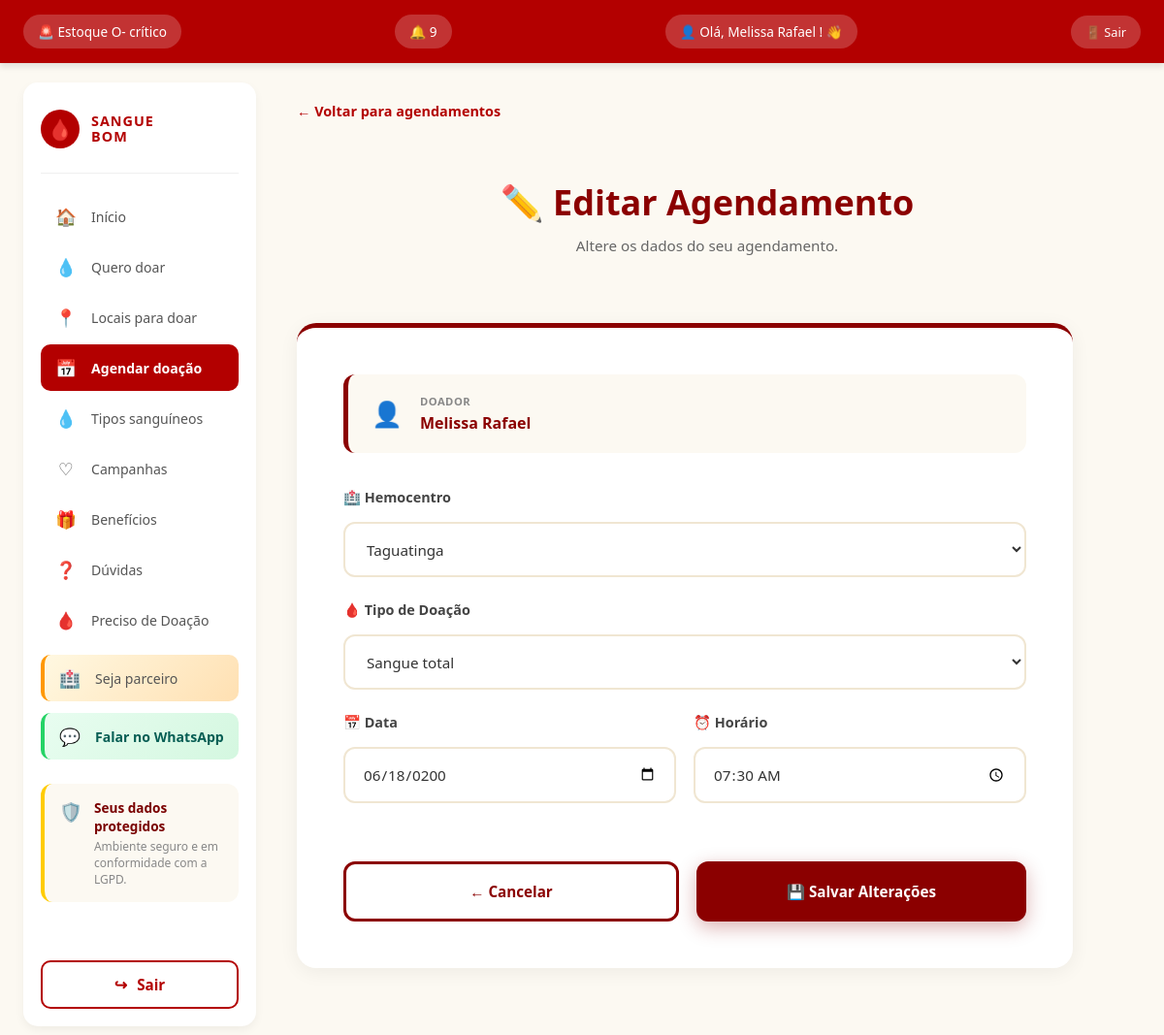
Page /agendamentos/editar/7/ (signed in) on the committed database.
### membros/models.py (models this page shows, shortened)
class Doador(models.Model):
    usuario = models.OneToOneField(
        User,
        on_delete=models.CASCADE,
        null=True,
        blank=True
    )
    nome = models.CharField(max_length=100)
    email = models.EmailField()
    cpf = models.CharField(max_length=14, unique=True, null=True, blank=True)
    telefone = models.CharField(max_length=20)
    sexo = models.CharField(max_length=20, blank=True)
    tipo_sanguineo = models.CharField(max_length=3)
    data_nascimento = models.DateField()
    cidade = models.CharField(max_length=100, blank=True)
    estado = models.CharField(max_length=2, blank=True)

class Agendamento(models.Model):
    STATUS = [
        ('agendado', '⏳ Agendado'),
        ('realizado', '✅ Realizado'),
        ('cancelado', '❌ Cancelado'),
        ('faltou', '⚠️ Faltou'),
    ]
    doador = models.ForeignKey(Doador, on_delete=models.CASCADE)
    hemocentro = models.ForeignKey(Hemocentro, on_delete=models.CASCADE)
    base = models.CharField(max_length=100)
    data = models.DateField()
    horario = models.TimeField()
    tipo_doacao = models.CharField(max_length=30)
    status = models.CharField(
        max_length=20,
        choices=STATUS,
        default='agendado'
    )

class Hemocentro(models.Model):
    usuario = models.OneToOneField(
        User,
        on_delete=models.CASCADE,
        null=True,
        blank=True,
        related_name='hemocentro'
    )
    nome = models.CharField(max_length=100)
    endereco = models.CharField(max_length=200)
    bairro = models.CharField(max_length=100)
    cidade = models.CharField(max_length=100)
    cep = models.CharField(max_length=10)
    telefone = models.CharField(max_length=20)
    email = models.EmailField()
    horario_abertura = models.TimeField()
    horario_fechamento = models.TimeField()
    dias_atendimento = models.CharField(max_length=100)
    descricao = models.TextField(blank=True)
    ativo = models.BooleanField(default=True)

### membros/views.py (the view, shortened to what this page needs)
@login_required(login_url='login')
def editar_agendamento(request, id):
    if request.user.is_staff:
        return redirect('relatorios')
    if hasattr(request.user, 'hemocentro'):
        return redirect('painel_hemocentro')
    doador = get_object_or_404(Doador, usuario=request.user)
    agendamento = get_object_or_404(Agendamento, id=id, doador=doador)
    hemocentros = Hemocentro.objects.filter(ativo=True)
    return render(request, 'editar_agendamento.html', {
        'agendamento': agendamento,
        'hemocentros': hemocentros,
        'lateral_direita': False,
    })

### membros/context_processors.py (called while the page is built)
def notificacoes_nao_lidas(request):
    if request.user.is_authenticated:
        try:
            doador = Doador.objects.get(usuario=request.user)
            total = Notificacao.objects.filter(doador=doador, lida=False).count()
            return {'notificacoes_nao_lidas': total}
        except Doador.DoesNotExist:
            return {'notificacoes_nao_lidas': 0}
    return {'notificacoes_nao_lidas': 0}

### templates/editar_agendamento.html (shortened to what this page needs)
{% extends 'base.html' %}
{% load static %}
{% block content %}
    <link rel="stylesheet" href="{% static 'css/editar_agendamento.css' %}">
    <a href="{% url 'listar_agendamentos' %}" class="btn-voltar">← Voltar para agendamentos</a>
    <header class="editar-header">
        <h1>✏️ Editar Agendamento</h1>
        <p>Altere os dados do seu agendamento.</p>
    </header>
    <form method="POST" class="form-editar">
        <div class="info-doador">
            <span class="info-icon">👤</span>
            <div>
                <strong>Doador</strong>
                <p>{{ agendamento.doador.nome }}</p>
            </div>
        </div>
        <div class="campo">
            <label for="hemocentro">🏥 Hemocentro</label>
            <select name="hemocentro" id="hemocentro" required>
                {% for hemocentro in hemocentros %}
                    <option value="{{ hemocentro.id }}"
                        {% if hemocentro.id == agendamento.hemocentro.id %}selected{% endif %}>
                        {{ hemocentro.nome }}
                    </option>
                {% endfor %}
            </select>
        </div>
        <div class="campo">
            <label for="tipo_doacao">🩸 Tipo de Doação</label>
            <select name="tipo_doacao" id="tipo_doacao" required>
                <option value="Sangue total" {% if agendamento.tipo_doacao == "Sangue total" %}selected{% endif %}>Sangue total</option>
            </select>
        </div>
        <div class="duas-colunas">
            <div class="campo">
                <label for="data">📅 Data</label>
                <input type="date" name="data" id="data"
                       value="{{ agendamento.data|date:'Y-m-d' }}" required>
            </div>
            <div class="campo">
                <label for="horario">⏰ Horário</label>
                <input type="time" name="horario" id="horario"
                       value="{{ agendamento.horario|time:'H:i' }}" required>
            </div>
        </div>
        <div class="botoes-editar">
            <a href="{% url 'listar_agendamentos' %}" class="btn-cancelar">← Cancelar</a>
            <button type="submit" class="btn-salvar">💾 Salvar Alterações</button>
        </div>
    </form>
{% endblock %}

### templates/base.html (shortened to what this page needs)
{% load static %}
<!DOCTYPE html>
<html lang="pt-br">
<head>
    <link rel="stylesheet" href="{% static 'css/base.css' %}">
</head>
<body>
    <header>
        {% if not user.is_staff and not user.hemocentro %}
            <a href="{% url 'locais_para_doar' %}" class="header-alerta">
                <h2>🚨 Estoque O- crítico</h2>
            </a>
            <a href="{% url 'notificacoes' %}" class="header-sino" title="Notificações">
                <h2>
                    🔔
                    {% if notificacoes_nao_lidas > 0 %}
                        <span class="badge-sino">{{ notificacoes_nao_lidas }}</span>
                    {% endif %}
                </h2>
            </a>
        {% endif %}
        {% if user.is_authenticated %}
            <a href="{% url 'meu_perfil' %}" class="header-user" title="Meu Perfil">
                <h2>👤 Olá,
                    {% if user.is_staff %}
                        {{ user.username }}
                    {% elif user.hemocentro %}
                        {{ user.hemocentro.nome }}
                    {% elif user.doador %}
                        {{ user.doador.nome }}
                    {% elif user.first_name %}
                        {{ user.first_name }}
                    {% else %}
                        {{ user.username }}
                    {% endif %}! 👋
                </h2>
            </a>
            <a href="{% url 'logout' %}" class="header-sair">🚪 Sair</a>
        {% else %}
            <h2>👤 Olá, visitante! 👋</h2>
            <a href="{% url 'login' %}" class="header-entrar">🔐 Entrar</a>
        {% endif %}
    </header>
    <div class="app-container {% if not lateral_direita %}sem-lateral{% endif %}">
        <aside class="lateral-esquerda">
            <div class="logo-menu">
                <div class="logo-icone">🩸</div>
                <div class="logo-texto">
                    <strong>SANGUE</strong>
                    <strong>BOM</strong>
                </div>
            </div>
            <nav class="menu-nav">
                {% if not user.is_staff and not user.hemocentro %}
                    <a href="{% url 'home' %}" class="menu-item {% if request.path == '/' or request.path == '/home/' %}ativo{% endif %}">
                        <span class="menu-item-icone">🏠</span>
                        <span class="menu-item-texto">Início</span>
                    </a>
                    <a href="{% url 'quero_doar' %}" class="menu-item {% if request.path == '/quero_doar/' %}ativo{% endif %}">
                        <span class="menu-item-icone">💧</span>
                        <span class="menu-item-texto">Quero doar</span>
                    </a>
                    <a href="{% url 'locais_para_doar' %}" class="menu-item {% if request.path == '/locais_para_doar/' %}ativo{% endif %}">
                        <span class="menu-item-icone">📍</span>
                        <span class="menu-item-texto">Locais para doar</span>
                    </a>
                    <a href="{% url 'agendar_doacao' %}" class="menu-item {% if '/agendar_doacao/' in request.path or '/agendamentos/' in request.path %}ativo{% endif %}">
                        <span class="menu-item-icone">📅</span>
                        <span class="menu-item-texto">Agendar doação</span>
                    </a>
                    <a href="{% url 'tipos_sanguineos' %}" class="menu-item {% if request.path == '/tipos_sanguineos/' %}ativo{% endif %}">
                        <span class="menu-item-icone">💧</span>
                        <span class="menu-item-texto">Tipos sanguíneos</span>
                    </a>
                    <a href="{% url 'campanhas' %}" class="menu-item {% if request.path == '/campanhas/' %}ativo{% endif %}">
                        <span class="menu-item-icone">♡</span>
                        <span class="menu-item-texto">Campanhas</span>
                    </a>
                    <a href="{% url 'beneficios' %}" class="menu-item {% if request.path == '/beneficios/' %}ativo{% endif %}">
                        <span class="menu-item-icone">🎁</span>
                        <span class="menu-item-texto">Benefícios</span>
                    </a>
                    <a href="{% url 'duvidas' %}" class="menu-item {% if request.path == '/duvidas/' %}ativo{% endif %}">
                        <span class="menu-item-icone">❓</span>
                        <span class="menu-item-texto">Dúvidas</span>
                    </a>
                    <a href="{% url 'preciso_doacao' %}" class="menu-item {% if '/preciso-doacao/' in request.path %}ativo{% endif %}">
                        <span class="menu-item-icone">🩸</span>
                        <span class="menu-item-texto">Preciso de Doação</span>
                    </a>
                    <a href="{% url 'parceria' %}" class="menu-item {% if '/parceria/' in request.path %}ativo{% endif %}">
                        <span class="menu-item-icone">🏥</span>
                        <span class="menu-item-texto">Seja parceiro</span>
                    </a>
                    <a href="https://wa.me/556199999?text=Ol%C3%A1!%20Tenho%20uma%20d%C3%BAvida%20sobre%20o%20Sangue%20Bom"
                       target="_blank" rel="noopener" class="menu-item menu-item-wpp">
                        <span class="menu-item-icone">💬</span>
                        <span class="menu-item-texto">Falar no WhatsApp</span>
                    </a>
                {% endif %}
            </nav>
            <div class="dados-protegidos">
                <div class="dados-protegidos-icone">🛡️</div>
                <div class="dados-protegidos-texto">
                    <strong>Seus dados protegidos</strong>
                    <p>Ambiente seguro e em conformidade com a LGPD.</p>
                </div>
            </div>
            <div class="area-btn-sair">
                {% if user.is_authenticated %}
                    <a href="{% url 'logout' %}" class="btn-sair">
                        <span class="btn-sair-icone">↪</span>
                        <span>Sair</span>
                    </a>
                {% else %}
                    <a href="{% url 'login' %}" class="btn-sair">
                        <span class="btn-sair-icone">↪</span>
                        <span>Entrar</span>
                    </a>
                {% endif %}
            </div>
        </aside>
        <main>
            {% block content %}
            {% endblock %}
        </main>
    </div>
</body>
</html>

### membros/static/css/editar_agendamento.css (style rules this page uses)
* { box-sizing: border-box; }
:root { --vermelho-principal: #8b0000; --vermelho-escuro: #5c0000; --vermelho-claro: #b30000; --vermelho-suave: #fff5f5; --vermelho-borda: #f0e6d2; --texto-principal: #333; --texto-secundario: #666; --texto-claro: #888; --branco: #ffffff; --sombra-suave: 0 4px 20px rgba(0, 0, 0, 0.06); --sombra-hover: 0 12px 32px rgba(139, 0, 0, 0.12); }
.btn-voltar { display: inline-block; color: var(--vermelho-claro); text-decoration: none; font-weight: 600; margin: 20px clamp(16px, 2vw, 40px) 0 clamp(16px, 2vw, 40px); font-size: clamp(0.9rem, 1vw, 1rem); transition: 0.3s; }
.editar-header { text-align: center; margin: 30px auto 40px auto; padding: 0 clamp(16px, 2vw, 40px); max-width: 1000px; }
.editar-header h1 { color: var(--vermelho-principal); font-size: clamp(1.8rem, 3vw, 2.5rem); margin: 0 0 10px 0; font-weight: 800; }
.editar-header p { color: var(--texto-secundario); font-size: clamp(0.95rem, 1.2vw, 1.15rem); margin: 0; }
.form-editar { background: var(--branco); border-radius: 20px; padding: clamp(28px, 4vw, 55px); box-shadow: var(--sombra-suave); border-top: 5px solid var(--vermelho-principal); max-width: 800px; margin: 0 auto 60px auto; margin-left: clamp(16px, 2vw, 40px); margin-right: clamp(16px, 2vw, 40px); animation: fadeInUp 0.5s ease; }
.info-doador { display: flex; align-items: center; gap: clamp(12px, 1.5vw, 18px); background: #fcf9f2; border-left: 5px solid var(--vermelho-principal); border-radius: 12px; padding: clamp(14px, 1.8vw, 20px) clamp(18px, 2vw, 24px); margin-bottom: clamp(24px, 3vw, 36px); }
.info-doador .info-icon { font-size: clamp(1.6rem, 2vw, 2rem); flex-shrink: 0; }
.info-doador strong { display: block; color: var(--texto-claro); font-size: clamp(0.7rem, 0.85vw, 0.8rem); text-transform: uppercase; letter-spacing: 0.5px; margin-bottom: 4px; font-weight: 700; }
.info-doador p { color: var(--vermelho-principal); font-size: clamp(1rem, 1.15vw, 1.15rem); font-weight: 700; margin: 0; }
.campo { margin-bottom: clamp(18px, 2vw, 26px); }
.campo label { display: block; color: #444; font-weight: 700; margin-bottom: 8px; font-size: clamp(0.9rem, 1.05vw, 1rem); }
.campo input, .campo select { width: 100%; padding: clamp(12px, 1.3vw, 16px) clamp(14px, 1.5vw, 20px); border: 2px solid var(--vermelho-borda); border-radius: 12px; font-size: clamp(0.95rem, 1.1vw, 1.05rem); font-family: inherit; background: white; color: var(--texto-principal); transition: all 0.2s; }
.duas-colunas { display: grid; grid-template-columns: 1fr; gap: clamp(16px, 1.5vw, 24px); }
@media (min-width: 600px) { .duas-colunas { grid-template-columns: 1fr 1fr; } }
.botoes-editar { display: flex; gap: clamp(12px, 1.5vw, 20px); margin-top: clamp(28px, 3vw, 40px); flex-wrap: wrap; }
.btn-salvar, .btn-cancelar { padding: clamp(14px, 1.5vw, 18px) clamp(24px, 3vw, 40px); border-radius: 12px; font-size: clamp(0.95rem, 1.1vw, 1.1rem); font-weight: bold; text-align: center; text-decoration: none; cursor: pointer; transition: all 0.3s; font-family: inherit; border: none; display: inline-flex; align-items: center; justify-content: center; gap: 8px; flex: 1; min-width: 180px; }
.btn-salvar { background: var(--vermelho-principal); color: white; box-shadow: 0 6px 20px rgba(139, 0, 0, 0.3); }
.btn-cancelar { background: transparent; color: var(--vermelho-principal); border: 3px solid var(--vermelho-principal); }

### rows in the picture
Agendamento: doador.nome "Melissa Rafael", hemocentro "Taguatinga", tipo_doacao "Sangue total", data "06/18/0200", horario "07:30"

### other values in the picture
{{ notificacoes_nao_lidas }} "9"
{{ user.doador.nome }} "Melissa Rafael"
